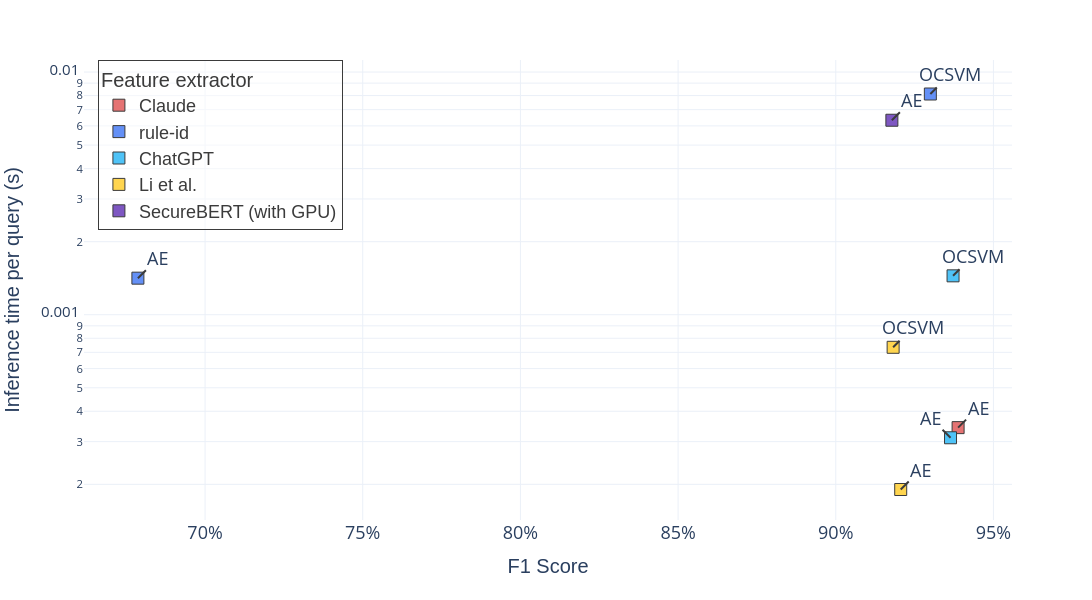

The code cell stored with this chart in its notebook:
### Code cell
# On veut garder: SecureBERT AE, Li *2, ChatGPT * 2, Claude AE, ruleid * 2
# On veut dégager:
dropped_models = [
    "SecureBERT and OCSVM",
    "GAUR and OCSVM-scaler-gpt-oss",
    "GAUR and AE-scaler-gpt-oss",
    "GAUR and OCSVM-scaler-expert",
    "GAUR and AE-scaler-expert",
    "GAUR and OCSVM-scaler-llama",
    "GAUR and AE-scaler-llama",
    "GAUR and OCSVM-scaler-mistral",
    "GAUR and AE-scaler-mistral",
    "GAUR and OCSVM-scaler-claude",
]

merged_df_2 = remove_model(merged_df, dropped_models)

manual_position_offsets = {
    "GAUR and OCSVM-scaler-ruleid": (20, -20),
    "GAUR and AE-scaler-ruleid": (20, -20),
    "SecureBERT and AE": (20, -20),
    "Li and OCSVM-scaler": (20, -20),
    "Li and AE-scaler": (20, -20),
    "GAUR and OCSVM-scaler-chatgpt": (20, -20),
    "GAUR and AE-scaler-chatgpt": (-20, -20),
    "GAUR and AE-scaler-claude": (20, -20),
}

merged_df_2["position_offset"] = merged_df_2["model"].map(manual_position_offsets)


fig = px.scatter(
    merged_df_2,
    x="fone",
    y="inference_seconds",
    color="Model type",
    log_y=True,
    color_discrete_sequence=["#E57373", "#6490f6", "#4FC3F7", "#ffd54f", "#7E57C2"],
    labels={"fone": "F1 Score", "inference_seconds": "Inference time per query (s)"},
    height=600,
    width=1200,
    template="plotly_white",
)
#

fig.update_traces(
    marker=dict(
        size=12,
        symbol="square",
        line=dict(
            width=1,
            color="#3b3b3b",
        ),
    ),
    selector=dict(mode="markers"),
)

fig.update_layout(
    legend=dict(
        font=dict(size=18, family="Arial", color="#3b3b3b"),
        title=dict(
            text="Feature extractor",
            font=dict(size=20),  # Separate size for legend title
        ),
        orientation="v",
        y=1,
        x=0.015,
        # Add opacity/transparency to legend background
        bgcolor="rgba(255, 255, 255, 0.5)",
        bordercolor="#3b3b3b",
        borderwidth=1,
    ),
    xaxis=dict(
        title_font=dict(size=20, family="Arial"),  # x-axis label
        tickfont=dict(size=18),  # x-axis tick labels
        ticksuffix="%",
    ),
    yaxis=dict(
        title_font=dict(size=20, family="Arial"),  # y-axis label
        tickfont=dict(size=15),  # y-axis tick labels
    ),
)

# Add annotations with connecting lines
for i, row in merged_df_2.iterrows():
    ax, ay = row["position_offset"]
    fig.add_annotation(
        x=row["fone"],
        y=math.log10(row["inference_seconds"]),
        text=row["display name"],
        showarrow=True,  # shows the connecting line
        arrowhead=0,
        ax=ax,  # Offset en pixel
        ay=ay,
        font=dict(size=18),
        arrowcolor="#3b3b3b",
        arrowsize=1,
        arrowwidth=2,
    )
fig.show()

### Figure 1 — Plotly figure (JSON) as saved in the notebook; plotly's stock layout.template omitted (floating-point values rounded to 4 significant figures)
{"data": [{"hovertemplate": "Model type=Claude<br>F1 Score=%{x}<br>Inference time per query (s)=%{y}<extra></extra>", "legendgroup": "Claude", "marker": {"color": "#E57373", "line": {"color": "#3b3b3b", "width": 1}, "size": 12, "symbol": "square"}, "mode": "markers", "name": "Claude", "orientation": "v", "showlegend": true, "type": "scatter", "x": [93.88], "xaxis": "x", "y": [0.0003426], "yaxis": "y"}, {"hovertemplate": "Model type=rule-id<br>F1 Score=%{x}<br>Inference time per query (s)=%{y}<extra></extra>", "legendgroup": "rule-id", "marker": {"color": "#6490f6", "line": {"color": "#3b3b3b", "width": 1}, "size": 12, "symbol": "square"}, "mode": "markers", "name": "rule-id", "orientation": "v", "showlegend": true, "type": "scatter", "x": [93, 67.87], "xaxis": "x", "y": [0.00812, 0.001415], "yaxis": "y"}, {"hovertemplate": "Model type=ChatGPT<br>F1 Score=%{x}<br>Inference time per query (s)=%{y}<extra></extra>", "legendgroup": "ChatGPT", "marker": {"color": "#4FC3F7", "line": {"color": "#3b3b3b", "width": 1}, "size": 12, "symbol": "square"}, "mode": "markers", "name": "ChatGPT", "orientation": "v", "showlegend": true, "type": "scatter", "x": [93.72, 93.64], "xaxis": "x", "y": [0.001446, 0.0003111], "yaxis": "y"}, {"hovertemplate": "Model type=Li et al.<br>F1 Score=%{x}<br>Inference time per query (s)=%{y}<extra></extra>", "legendgroup": "Li et al.", "marker": {"color": "#ffd54f", "line": {"color": "#3b3b3b", "width": 1}, "size": 12, "symbol": "square"}, "mode": "markers", "name": "Li et al.", "orientation": "v", "showlegend": true, "type": "scatter", "x": [92.06, 91.82], "xaxis": "x", "y": [0.0001905, 0.0007341], "yaxis": "y"}, {"hovertemplate": "Model type=SecureBERT (with GPU)<br>F1 Score=%{x}<br>Inference time per query (s)=%{y}<extra></extra>", "legendgroup": "SecureBERT (with GPU)", "marker": {"color": "#7E57C2", "line": {"color": "#3b3b3b", "width": 1}, "size": 12, "symbol": "square"}, "mode": "markers", "name": "SecureBERT (with GPU)", "orientation": "v", "showlegend": true, "type": "scatter", "x": [91.78], "xaxis": "x", "y": [0.00633], "yaxis": "y"}], "layout": {"annotations": [{"arrowcolor": "#3b3b3b", "arrowhead": 0, "arrowsize": 1, "arrowwidth": 2, "ax": 20, "ay": -20, "font": {"size": 18}, "showarrow": true, "text": "AE", "x": 93.88, "y": -3.465}, {"arrowcolor": "#3b3b3b", "arrowhead": 0, "arrowsize": 1, "arrowwidth": 2, "ax": 20, "ay": -20, "font": {"size": 18}, "showarrow": true, "text": "OCSVM", "x": 93, "y": -2.09}, {"arrowcolor": "#3b3b3b", "arrowhead": 0, "arrowsize": 1, "arrowwidth": 2, "ax": 20, "ay": -20, "font": {"size": 18}, "showarrow": true, "text": "AE", "x": 67.87, "y": -2.849}, {"arrowcolor": "#3b3b3b", "arrowhead": 0, "arrowsize": 1, "arrowwidth": 2, "ax": 20, "ay": -20, "font": {"size": 18}, "showarrow": true, "text": "OCSVM", "x": 93.72, "y": -2.84}, {"arrowcolor": "#3b3b3b", "arrowhead": 0, "arrowsize": 1, "arrowwidth": 2, "ax": -20, "ay": -20, "font": {"size": 18}, "showarrow": true, "text": "AE", "x": 93.64, "y": -3.507}, {"arrowcolor": "#3b3b3b", "arrowhead": 0, "arrowsize": 1, "arrowwidth": 2, "ax": 20, "ay": -20, "font": {"size": 18}, "showarrow": true, "text": "AE", "x": 92.06, "y": -3.72}, {"arrowcolor": "#3b3b3b", "arrowhead": 0, "arrowsize": 1, "arrowwidth": 2, "ax": 20, "ay": -20, "font": {"size": 18}, "showarrow": true, "text": "OCSVM", "x": 91.82, "y": -3.134}, {"arrowcolor": "#3b3b3b", "arrowhead": 0, "arrowsize": 1, "arrowwidth": 2, "ax": 20, "ay": -20, "font": {"size": 18}, "showarrow": true, "text": "AE", "x": 91.78, "y": -2.199}], "height": 600, "legend": {"bgcolor": "rgba(255, 255, 255, 0.5)", "bordercolor": "#3b3b3b", "borderwidth": 1, "font": {"color": "#3b3b3b", "family": "Arial", "size": 18}, "orientation": "v", "title": {"font": {"size": 20}, "text": "Feature extractor"}, "tracegroupgap": 0, "x": 0.015, "y": 1}, "margin": {"t": 60}, "width": 1200, "xaxis": {"anchor": "y", "domain": [0, 1], "tickfont": {"size": 18}, "ticksuffix": "%", "title": {"font": {"family": "Arial", "size": 20}, "text": "F1 Score"}}, "yaxis": {"anchor": "x", "domain": [0, 1], "tickfont": {"size": 15}, "title": {"font": {"family": "Arial", "size": 20}, "text": "Inference time per query (s)"}, "type": "log"}}}
